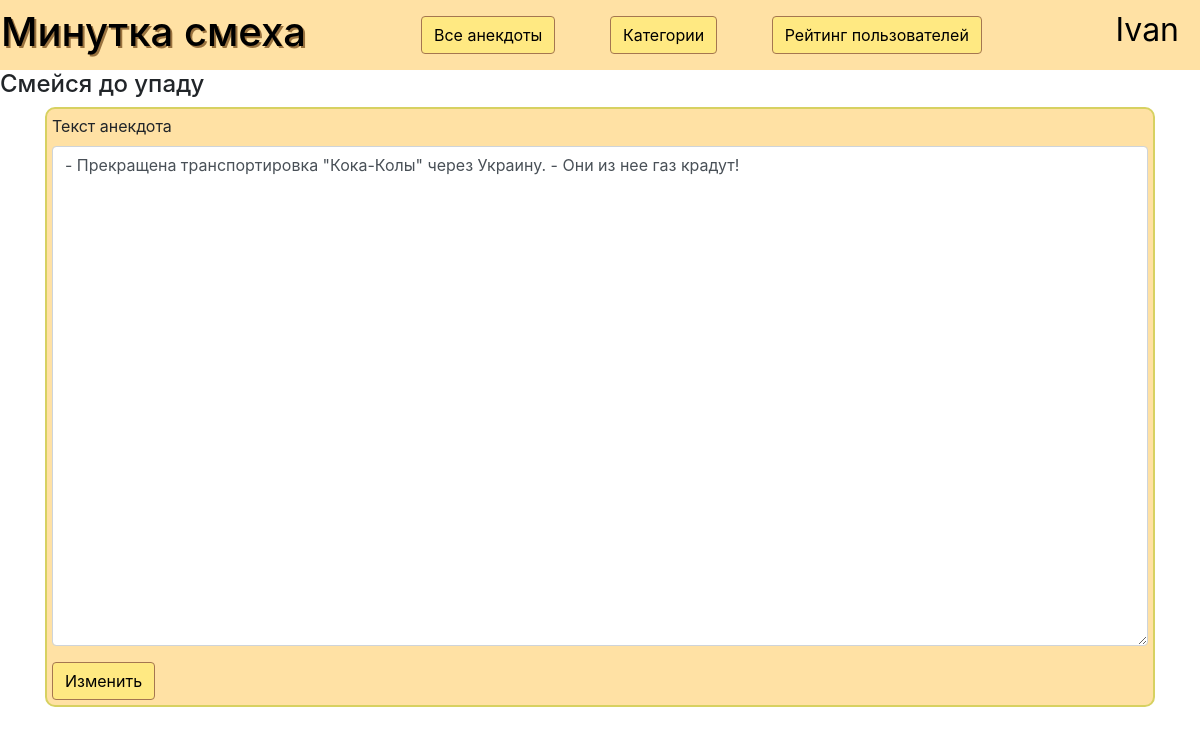
The page /editanecdot/4 (signed in) on the database its author committed.
### data/users.py (models this page shows, shortened)
class User(SqlAlchemyBase, UserMixin, SerializerMixin):
    __tablename__ = 'Users'
    id = sqlalchemy.Column(sqlalchemy.Integer,
                           primary_key=True, autoincrement=True)
    login = sqlalchemy.Column(sqlalchemy.String, unique=True)
    surname = sqlalchemy.Column(sqlalchemy.String)
    name = sqlalchemy.Column(sqlalchemy.String)
    admin = sqlalchemy.Column(sqlalchemy.Boolean)
    hashed_password = sqlalchemy.Column(sqlalchemy.String)
    modified_date = sqlalchemy.Column(sqlalchemy.DateTime,
                                      default=datetime.datetime.now)
    rating = sqlalchemy.Column(sqlalchemy.Integer, default=0)
    anecdoties = orm.relation('Anecdotiy', back_populates='creator')

### data/anecdot.py (models this page shows, shortened)
class Anecdotiy(SqlAlchemyBase, SerializerMixin):
    __tablename__ = 'Anecdotiy'
    id = sqlalchemy.Column(sqlalchemy.Integer,
                           primary_key=True, autoincrement=True)
    text = sqlalchemy.Column(sqlalchemy.String)
    author = sqlalchemy.Column(sqlalchemy.Integer, sqlalchemy.ForeignKey('Users.id'))
    rating = sqlalchemy.Column(sqlalchemy.Integer, default=0)
    likes = sqlalchemy.Column(sqlalchemy.Integer, default=0)
    users_likes = sqlalchemy.Column(sqlalchemy.String, default='')
    dislikes = sqlalchemy.Column(sqlalchemy.Integer, default=0)
    users_dislikes = sqlalchemy.Column(sqlalchemy.String, default='')
    creator = orm.relation('User')
    categories = orm.relation("Genre",
                              secondary="association",
                              backref="Anecdotiy")

### sqlalchemy_app.py (the view)
@app.route('/editanecdot/<int:id>', methods=['GET', 'POST'])
def edit_anec(id):
    db_sess = db_session.create_session()
    if db_sess.query(Anecdotiy).filter(Anecdotiy.id == id).first():
        anecdot = db_sess.query(Anecdotiy).filter(Anecdotiy.id == id).first()
        if request.method == 'GET':
            text = anecdot.text.split(';')
            return render_template('editanecdot.html', title='Добавление анекдота', text=text)
        elif request.method == 'POST':
            text = request.form['text'].strip()
            text = ';'.join(text.split('\n'))
            anecdot.text = text
            db_sess.commit()
            return redirect('/')
    else:
        abort(404)

### data/db_session.py (called while the page is built)
def create_session() -> Session:
    global __factory
    return __factory()

### sqlalchemy_app.py (called while the page is built)
@login_manager.user_loader
def load_user(user_id):
    db_sess = db_session.create_session()
    return db_sess.query(User).get(user_id)

### templates/editanecdot.html
{% extends "base.html" %}
{% block content %}
<div class='form'>
    <form class="login_form" method="post">
<div class="form-group">
    <label for="about">Текст анекдота</label>
    <textarea class="form-control" style="height: 500px; width: 100%;" id="text" rows="3" name="text">
{%for line in text%}{{line}}
 {%endfor%}
    </textarea>
</div>
<button type="submit" class="btn btn-primary" style="background-color: #FFE982;">Изменить</button>
</form>
</div>
{% endblock %}

### templates/base.html (shortened to what this page needs)
<!DOCTYPE html>
<html lang="en">
<head>
    <link rel="stylesheet" href="https://stackpath.bootstrapcdn.com/bootstrap/4.2.1/css/bootstrap.min.css"
>
    <link href="{{ url_for('static', filename='css/style.css') }}" rel="stylesheet">
</head>
<header style="height:70px; width: auto;">
    <table width="100%" height=70>
        <tr>
            <td class='{%  if current_user.is_authenticated %} auth {% else%} not_auth {% endif %}' class='header_td'>
                <h1 class="header"  right='5px' style='text-shadow: 2px 2px rgb(153, 114, 63)'>Минутка смеха</h1>
            </td>
            {%  if current_user.is_authenticated %}
            <td style="text-align: left; vertical-align: initial;">
                <a class="btn btn-primary " style="margin-top: 15px; margin-right: 50px;" href="/">Все анекдоты</a>
                <a class="btn btn-primary " style="margin-top: 15px; margin-right: 50px;" href="/categories">Категории</a>
                <a class="btn btn-primary " style="margin-top: 15px;" href="/rating">Рейтинг пользователей</a>
            </td>
            {% endif %}
            <td style="text-align: right; padding-right: 5px;">
                <nav class='login_buttons' style="height: 70px;">
                    {% if current_user.is_authenticated %}
                    <a class="navbar-brand" style="color: black; font-size: 2rem;" href="/logout">{{ current_user.name }}</a>
                    {% else %}
                    <p>
                        <a class="btn btn-primary " style="margin-top: 15px" href="/register">Зарегистрироваться</a>
                        <a class="btn btn-success" style="margin-top: 15px" href="/login">Войти</a>
                    </p>
                    {% endif %}
                </nav>
            </td>
        </tr>
    </table>
</header>
<body>
<h4>Смейся до упаду</h4>
<main role="main" class="container">
    {% block content %}{% endblock %}
</main>
</body>
</html>

### static/css/style.css (style rules this page uses)
table { margin: auto; }
div.form { margin-left: auto; margin-right: auto; background-color:#FFE1A4; text-align: left; padding: 5px; border-radius: 10px; border-color: #D7D161; border: 2px solid #D7D161 }
.btn-primary { background-color: #FFE982; border-color: #a57650; color: black; }
td { text-align: center; }
h1.header { color: black; }
nav.login_buttons { right: 5px; top: 5px; }
a { text-decoration: none; }
header { background-color: #FFE1A4; }
body { background-color: white; }
.auth { width: 35%; text-align: left; }

### rows shown on the page
User: name "Ivan"
Anecdotiy: text "- Прекращена транспортировка \"Кока-Колы\" через Украину. - Они из нее газ крадут!"
